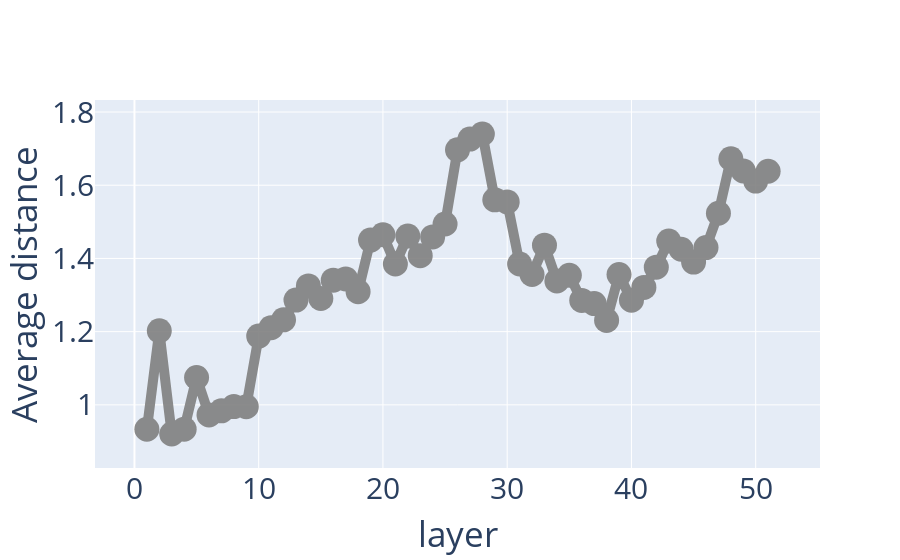

Here is the notebook cell this chart was saved with:
### Code cell
fig = go.Figure()

fig.add_trace(go.Scatter(x=np.linspace(1,len(layers),len(layers)), y=avgs, marker=dict(size=25, symbol="0"), line=dict(width=10, color="gray"), mode="lines+markers"))

fig.update_traces(line_width=10, opacity=0.9)
fig.update_layout(showlegend=False,
                 xaxis = dict(title="layer", title_font_size=35, tickfont_size=30),
                 yaxis = dict(title="Average distance", title_font_size=35, tickfont_size=30),
              )
fig.show()
fig.write_image("distance_layer_negativem2.pdf")

### Figure 1 — Plotly figure (JSON) as saved in the notebook; plotly's stock layout.template omitted (floating-point values rounded to 4 significant figures)
{"data": [{"line": {"color": "gray", "width": 10}, "marker": {"size": 25, "symbol": "0"}, "mode": "lines+markers", "opacity": 0.9, "type": "scatter", "x": [1, 2, 3, 4, 5, 6, 7, 8, 9, 10, 11, 12, 13, 14, 15, 16, 17, 18, 19, 20, 21, 22, 23, 24, 25, 26, 27, 28, 29, 30, 31, 32, 33, 34, 35, 36, 37, 38, 39, 40, 41, 42, 43, 44, 45, 46, 47, 48, 49, 50, 51], "y": [0.9333, 1.202, 0.9205, 0.9336, 1.075, 0.9725, 0.9836, 0.9953, 0.9952, 1.188, 1.211, 1.232, 1.286, 1.325, 1.291, 1.341, 1.344, 1.309, 1.45, 1.465, 1.385, 1.461, 1.408, 1.459, 1.494, 1.697, 1.726, 1.74, 1.56, 1.554, 1.385, 1.356, 1.436, 1.339, 1.354, 1.285, 1.277, 1.231, 1.356, 1.286, 1.321, 1.376, 1.448, 1.425, 1.39, 1.43, 1.523, 1.672, 1.639, 1.611, 1.638]}], "layout": {"autosize": true, "showlegend": false, "xaxis": {"autorange": true, "range": [-3.055, 55.05], "tickfont": {"size": 30}, "title": {"font": {"size": 35}, "text": "layer"}, "type": "linear"}, "yaxis": {"autorange": true, "range": [0.8051, 1.855], "tickfont": {"size": 30}, "title": {"font": {"size": 35}, "text": "Average distance"}, "type": "linear"}}}
